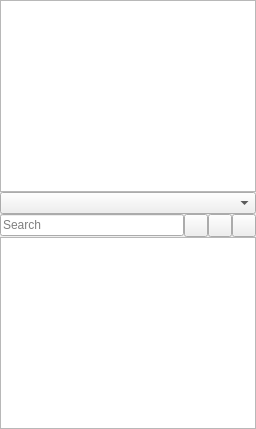
       <widget class="QWidget" name="tab_2">
        <property name="sizePolicy">
         <sizepolicy hsizetype="MinimumExpanding" vsizetype="Expanding">
          <horstretch>0</horstretch>
          <verstretch>0</verstretch>
         </sizepolicy>
        </property>
        <attribute name="title">
         <string>Browser</string>
        </attribute>
        <layout class="QVBoxLayout" name="verticalLayout_2">
         <property name="spacing">
          <number>0</number>
         </property>
         <property name="leftMargin">
          <number>0</number>
         </property>
         <property name="topMargin">
          <number>0</number>
         </property>
         <property name="rightMargin">
          <number>0</number>
         </property>
         <property name="bottomMargin">
          <number>0</number>
         </property>
         <item>
          <widget class="ObjectCategoryList" name="categoryList"/>
         </item>
         <item>
          <widget class="QComboBox" name="modFilter"/>
         </item>
         <item>
          <layout class="QHBoxLayout" name="filterLayout">
           <item>
            <widget class="QLineEdit" name="filter">
             <property name="placeholderText">
              <string>Search</string>
             </property>
             <property name="clearButtonEnabled">
              <bool>true</bool>
             </property>
            </widget>
           </item>
           <item>
            <widget class="QToolButton" name="zoomOutButton">
             <property name="toolTip">
              <string>Smaller icons</string>
             </property>
            </widget>
           </item>
           <item>
            <widget class="QToolButton" name="zoomInButton">
             <property name="toolTip">
              <string>Larger icons</string>
             </property>
            </widget>
           </item>
           <item>
            <widget class="QToolButton" name="viewModeButton">
             <property name="toolTip">
              <string>Show as list</string>
             </property>
             <property name="checkable">
              <bool>true</bool>
             </property>
            </widget>
           </item>
          </layout>
         </item>
         <item>
          <widget class="ObjectBrowser" name="objectView">
           <property name="sizePolicy">
            <sizepolicy hsizetype="Minimum" vsizetype="Expanding">
             <horstretch>0</horstretch>
             <verstretch>0</verstretch>
            </sizepolicy>
           </property>
           <property name="mouseTracking">
            <bool>false</bool>
           </property>
           <property name="focusPolicy">
            <enum>Qt::ClickFocus</enum>
           </property>
           <property name="editTriggers">
            <set>QAbstractItemView::NoEditTriggers</set>
           </property>
           <property name="showDropIndicator" stdset="0">
            <bool>false</bool>
           </property>
           <property name="dragDropMode">
            <enum>QAbstractItemView::DragOnly</enum>
           </property>
          </widget>
         </item>
        </layout>
       </widget>
